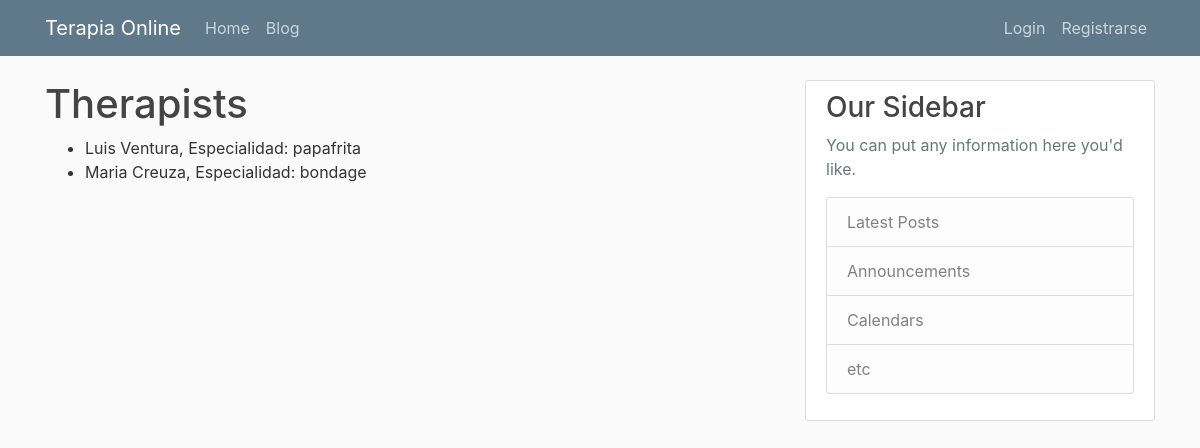
/therapists/, run on the app's committed database.
### therapists/models.py (models this page shows, shortened)
class Therapist(models.Model):
    name = models.CharField(max_length=100)
    image = models.ImageField(upload_to='therapist_pics')
    speciality = models.CharField(max_length=100)
    availability = models.CharField(max_length=100)
    bio = models.TextField()

### therapists/views.py (the view)
# urls.py: path('therapists/', views.therapist_list, name='therapist_list'),
def therapist_list(request):
    therapists = Therapist.objects.all()
    return render(request, 'therapists/therapist_list.html', {'terapeutas':therapists})

### therapists/templates/therapists/therapist_list.html
{% extends "main/base.html" %}
{% block contenido %}
    <h1>Therapists</h1>
    <ul>
        {% for i in terapeutas %}
            <li>{{ i.name }}, Especialidad: {{ i.speciality }}</li>
        {% endfor %}
    </ul>
{% endblock contenido %}

### main/static/main/main.css (style rules this page uses)
body { background: #fafafa; color: #333333; margin-top: 5rem; }
h1, h2, h3, h4, h5, h6 { color: #444444; }
ul { margin: 0; }

### data on the page
Therapist: name "Luis Ventura", speciality "papafrita"
Therapist: name "Maria Creuza", speciality "bondage"
